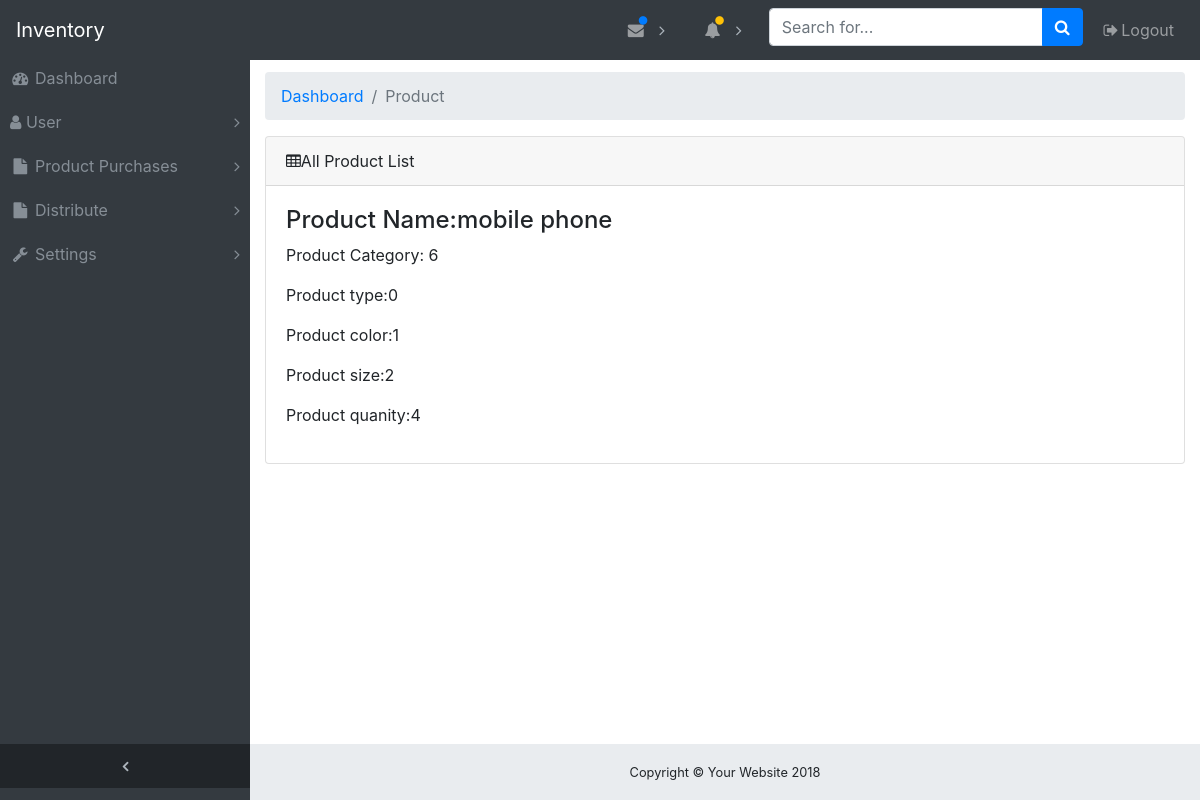
Page /view/admin/product/viewproduct.php?id=17 on the committed database.
### tables this page shows
CREATE TABLE `product` (
  `id` int(11) NOT NULL,
  `name` varchar(100) NOT NULL,
  `category_name` varchar(100) DEFAULT NULL,
  `product_type` varchar(100) NOT NULL,
  `color_name` varchar(100) DEFAULT NULL,
  `product_size` varchar(100) NOT NULL,
  `product_quentity` int(11) NOT NULL,
  `created_at` timestamp NOT NULL DEFAULT CURRENT_TIMESTAMP,
  `updated_at` timestamp NOT NULL DEFAULT CURRENT_TIMESTAMP
);

### src/Connection.php (called while the page is built, shortened)
<?php
class Connection
{
    private $user = 'root';
    private $pass = '';
    public function __construct(){
        try {
            $this->con = new PDO('mysql:host=localhost;dbname=inventory', $this->user, $this->pass);
        } catch (PDOException $e) {
            print "Error!: " . $e->getMessage() . "<br/>";
            die();
        }
    }
}

### src/admin/Product/Product.php (called while the page is built, shortened)
<?php
class Product extends Connection
{
public function viewproduct($id){
        try {
            $stm =  $this->con->prepare("SELECT * FROM `product` WHERE id = :id");
            $stm->bindValue(':id', $id, PDO::PARAM_STR);
            $stm->execute();
            if($stm){
                return $stm->fetch(PDO::FETCH_ASSOC);
            }else{
            }
        } catch (PDOException $e) {
            print "Error!: " . $e->getMessage() . "<br/>";
            die();
        }
    }
}
?>

### view/admin/product/viewproduct.php (the view, shortened to what this page needs)
<?php
 include_once"../../../view/admin/include/header.php";
 $product = new App\admin\Product\Product();
 $product = $product->viewproduct($_GET['id']);
?>
<div class="content-wrapper">
    <div class="container-fluid">
      <ol class="breadcrumb">
        <li class="breadcrumb-item">
          <a href="#">Dashboard</a>
        </li>
        <li class="breadcrumb-item active">Product</li>
      </ol>
      <div class="card mb-3">
        <div class="card-header">
          <i class="fa fa-table"></i>All Product List </div>
        <div class="card-body">
        <h4>Product Name:<?php echo $product['name']?></h4>
    		<p>Product Category: <?php echo $product['category_name']?></p>
    		<p>Product type:<?php echo $product['product_type']?></p>
    		<p>Product color:<?php echo $product['color_name']?></p>
    		<p>Product size:<?php echo $product['product_size']?></p>
        <p>Product quanity:<?php echo $product['product_quentity']?></p>
        </div>
      </div>
    </div>
  </div>
 	 <?php include_once"../../../view/admin/include/footer.php";?>

### assets/admin/css/sb-admin.css (style rules this page uses)
html { position: relative; min-height: 100%; }
body { overflow-x: hidden; }
body.sticky-footer { margin-bottom: 56px; }
body.sticky-footer .content-wrapper { min-height: calc(100vh - 56px - 56px); }
body.fixed-nav { padding-top: 56px; }
.content-wrapper { min-height: calc(100vh - 56px); padding-top: 1rem; }
.content-wrapper { overflow-x: hidden; background: white; }
@media (min-width: 992px) { .content-wrapper { margin-left: 250px; } }

### rows in the picture
product: name "mobile phone", category_name "6", product_type "0", color_name "1", product_size "2", product_quentity "4"
